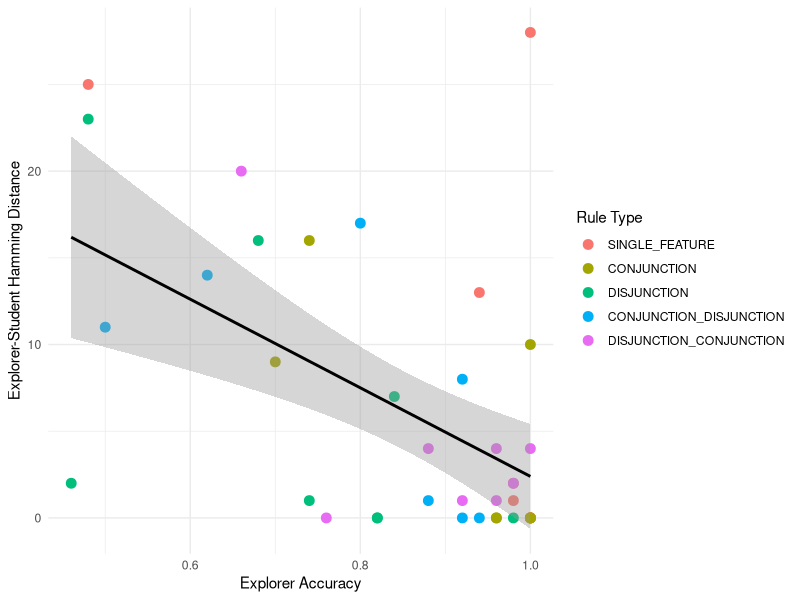
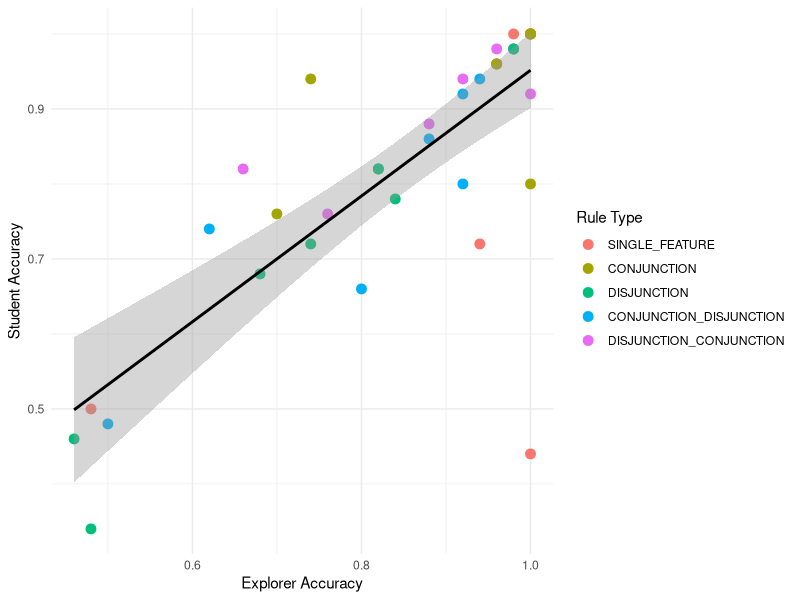
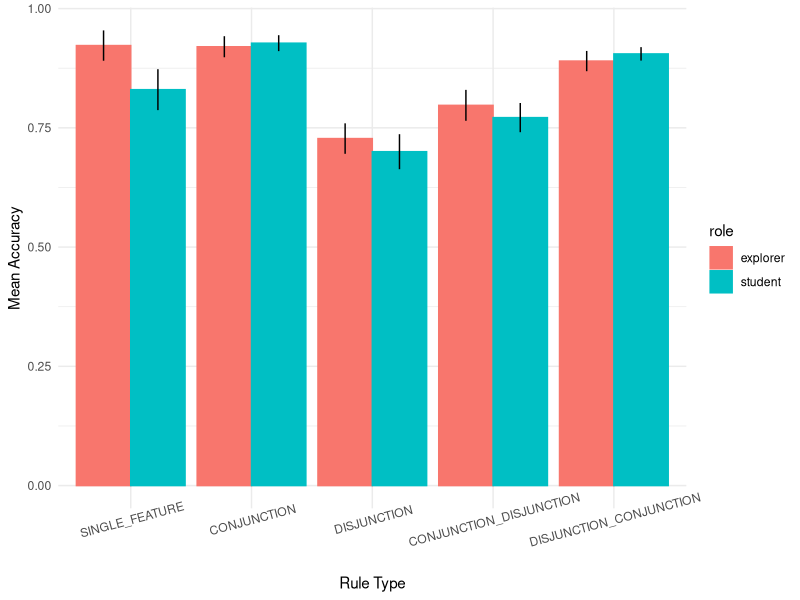
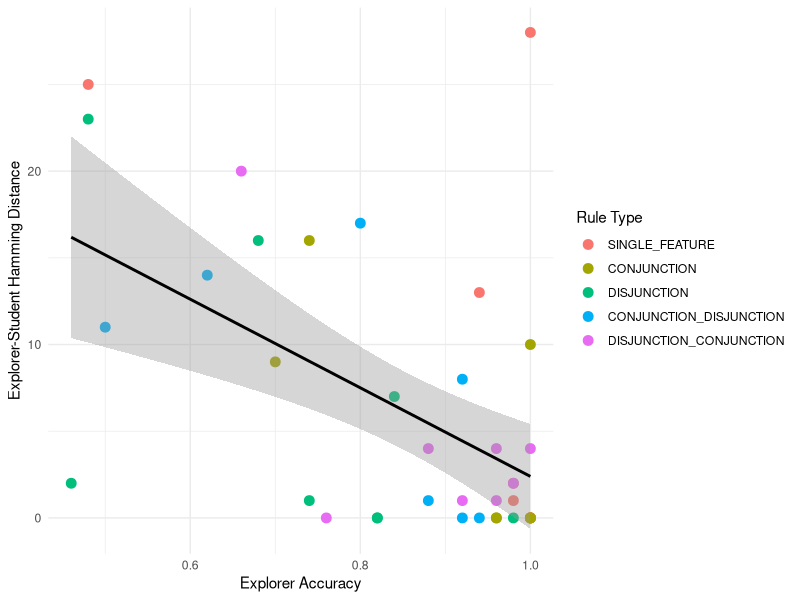
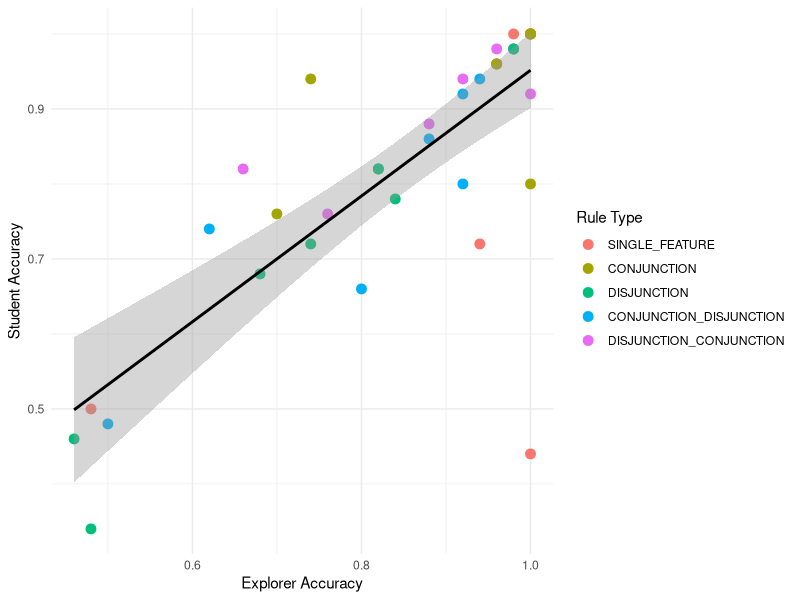
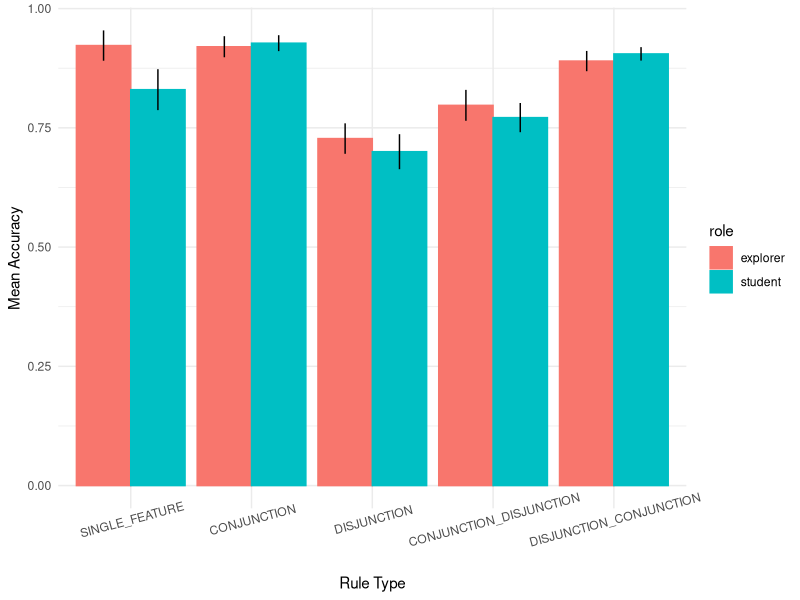

These figures' R source, in order:
## ---- chunk 1
###Data Preparation

# I did this in Python because it handles JSON better.

# function for converting rule indices to types
label_rule = function(rule_idx) {
  if (rule_idx < 10) {
    return("SINGLE_FEATURE")
  } else if (rule_idx < 20) {
    return("CONJUNCTION")
  } else if (rule_idx < 30) {
    return("DISJUNCTION")
  } else if (rule_idx < 40) {
    return("CONJUNCTION_DISJUNCTION")
  } else {
    return("DISJUNCTION_CONJUNCTION")
  }
}

rule_types <- c("SINGLE_FEATURE", "CONJUNCTION", "DISJUNCTION",
                "CONJUNCTION_DISJUNCTION", "DISJUNCTION_CONJUNCTION")

##Load Relevant Libraries and Functions
library(tidyverse)

####Import data
df_scores <- read.csv("../replication_analysis/processed_data/full/scores.csv")
df_tests <- read.csv("../replication_analysis/processed_data/full/tests.csv")

#### Data exclusion / filtering
# this would contain games I have manually identified as full of nonsensical conversations
games_to_exclude <- c() 

df_scores <- df_scores |>
  filter(!game_id %in% games_to_exclude)

df_tests <- df_tests |>
  filter(!game_id %in% games_to_exclude)

#### Prepare data for analysis - create columns etc.

# split teacher and student test data
explorer_tests <- df_tests |>
  filter(role == "explorer") |>
  select(game_id, role, round_num, predicted_label, rule_idx, stim_num, true_label)
colnames(explorer_tests)[4] = "explorer_pred_label"

student_tests <- df_tests |>
  filter(role == "student") |>
  select(game_id, role, round_num, predicted_label, rule_idx, stim_num)
colnames(student_tests)[4] = "student_pred_label"

# recombine them and add correctness and rule type information
combined_tests <- explorer_tests |>
  inner_join(student_tests, by=c("game_id", "round_num", "rule_idx", "stim_num")) |>
  rowwise() |>
  mutate(agree = if(student_pred_label == explorer_pred_label) 0 else 1,
         exp_correct = if(explorer_pred_label == true_label) 1 else 0,
         stud_correct = if(student_pred_label == true_label) 1 else 0,
         rule_type = factor(label_rule(rule_idx), levels=rule_types))

# compute accuracies and Hamming distances
hamming_distances <- combined_tests |>
  group_by(game_id, round_num, rule_type) |>
  summarize(explorer_student = sum(agree),
            explorer_accuracy = sum(exp_correct) / n(),
            student_accuracy = sum(stud_correct) / n(), .groups="keep")
## ---- chunk 2
# scatter plot of teacher accuracy and student-teacher Hamming distance
ggplot(hamming_distances, aes(x=explorer_accuracy, y=explorer_student, color=rule_type, group=1)) +
  geom_point(size=3) +
  geom_smooth(method="lm", color="black") +
  labs(x="Explorer Accuracy", y="Explorer-Student Hamming Distance",
       color="Rule Type") +
  theme_minimal()

ggsave("hamming_distance_corr_plot.png", bg="white")

# plot teacher accuracies vs student accuracies
ggplot(hamming_distances, aes(x=explorer_accuracy, y=student_accuracy,
                              color=rule_type, group=1)) +
  geom_point(size=3) +
  geom_smooth(method="lm", color="black") +
  labs(x="Explorer Accuracy", y="Student Accuracy", color="Rule Type") +
  theme_minimal()

ggsave("accuracy_corr_plot.png", bg="white")

# bar plot of student and teacher accuracy for each rule type
hamming_distances |>
  pivot_longer(c("explorer_accuracy", "student_accuracy"), names_to="role",
               values_to="accuracy") |>
  rowwise() |>
  mutate(role = if(role == "student_accuracy") "student" else "explorer") |>
  group_by(role, rule_type) |>
  summarize(mean_acc = mean(accuracy),
            ci_acc = sd(accuracy) / sqrt(n()), .groups="keep") |>
  ggplot(aes(x=rule_type, y=mean_acc, color=role, fill=role), height=7, width=14) +
  geom_bar(stat="identity", position=position_dodge()) +
  geom_errorbar(aes(ymin = mean_acc - ci_acc/2, ymax = mean_acc + ci_acc/2),
                position=position_dodge(0.9), color="black", width=0) +
  labs(x="Rule Type", y="Mean Accuracy") +
  theme_minimal() +
  theme(axis.text.x = element_text(angle=15))

ggsave("explorer_student_accuracy.png", height=7, width=14, bg="white")

# correlation between teacher accuracy and teacher-student hamming distance
cor.test(hamming_distances$explorer_student, hamming_distances$explorer_accuracy,
         method="pearson")

# correlation between teacher accuracy and student accuracy
cor.test(hamming_distances$student_accuracy, hamming_distances$explorer_accuracy,
         method="pearson")

# test the differences between student and teacher accuracies for each condition
# and overall
for (rtype in rule_types) {
  df_type <- hamming_distances |>
    filter(rule_type == rtype)
  print(rtype)
  print(t.test(df_type$explorer_accuracy, df_type$student_accuracy))
}

# student vs. teacher across all rules
print(t.test(hamming_distances$explorer_accuracy, hamming_distances$student_accuracy))
